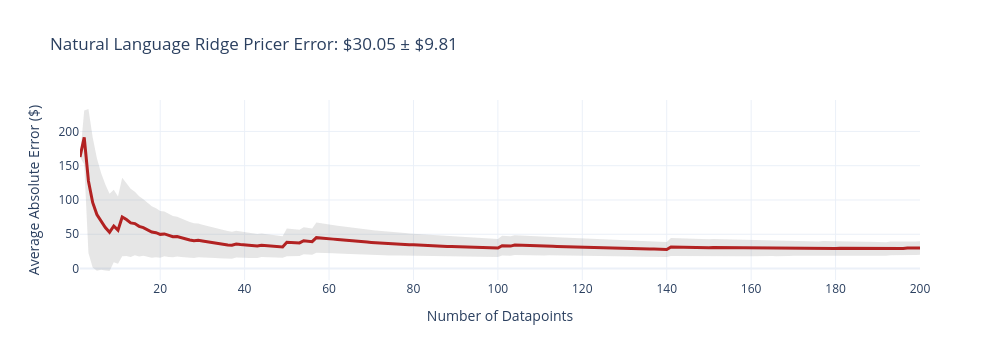
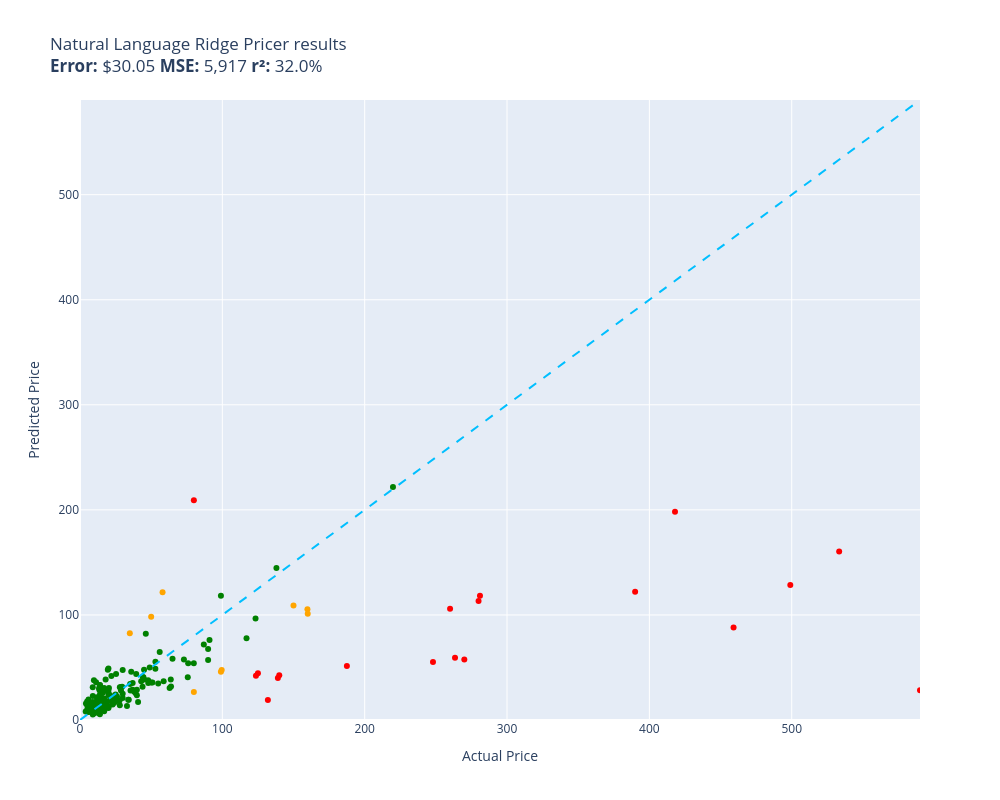

Source (notebook cell) for these figures, in order:
### Code cell
def item_text(item) -> str:
    
    return (
        getattr(item, "summary", None)
        or getattr(item, "full", None)
        or getattr(item, "title", "")
        or ""
    )

def safe_price(item) -> float:
    try:
        return float(getattr(item, "price", 0.0))
    except (TypeError, ValueError):
        return 0.0



prices = np.array([safe_price(item) for item in train], dtype=float)
documents = [item_text(item) for item in train]


y = np.log1p(prices)


vectorizer = TfidfVectorizer(
    max_features=20000,
    stop_words="english",
    ngram_range=(1, 2),
    min_df=2
)
X = vectorizer.fit_transform(documents)


regressor = Ridge(alpha=2.0, random_state=42)
regressor.fit(X, y)



def natural_language_ridge_pricer(item):
    x = vectorizer.transform([item_text(item)])
    pred_log = regressor.predict(x)[0]
    pred = float(np.expm1(pred_log))          
    return max(pred, 0.0)                     



evaluate(natural_language_ridge_pricer, test, size=200, workers=1, verbose=False)

### Figure 1 — Plotly figure (JSON) as saved in the notebook; plotly's stock layout.template omitted (floating-point values rounded to 4 significant figures; data arrays with more than 128 entries replaced by an {"elided": "..."} marker saying what was removed)
{"data": [{"fill": "toself", "fillcolor": "rgba(128,128,128,0.2)", "hoverinfo": "skip", "line": {"color": "rgba(255,255,255,0)"}, "name": "95% CI", "showlegend": false, "type": "scatter", "x": {"elided": "400 int values"}, "y": {"elided": "400 float values"}}, {"customdata": {"elided": "200x1 float values"}, "hovertemplate": "n=%{x}<br>Avg Error=$%{y:,.2f}<br>±95% CI=$%{customdata[0]:,.2f}<extra></extra>", "line": {"color": "firebrick", "width": 3}, "mode": "lines", "name": "Cumulative Avg Error", "type": "scatter", "x": {"elided": "200 int values"}, "y": {"elided": "200 float values"}}], "layout": {"height": 360, "showlegend": false, "title": {"text": "Natural Language Ridge Pricer Error: $30.05 ± $9.81"}, "width": 1000, "xaxis": {"title": {"text": "Number of Datapoints"}}, "yaxis": {"title": {"text": "Average Absolute Error ($)"}}}}

### Figure 2 — Plotly figure (JSON) as saved in the notebook; plotly's stock layout.template omitted (floating-point values rounded to 4 significant figures; data arrays with more than 128 entries replaced by an {"elided": "..."} marker saying what was removed)
{"data": [{"customdata": [["VBENLEM Drop In Ice Chest 21.2L x 16.8W ...\nGuess=$118.21 Actual=$280.99"], ["Canon 5005B002 Document Scanner DR-C125\nGuess=$198.30 Actual=$418.00"], ["Yeastar TG100 NeoGate GSM Gateway VoIP P...\nGuess=$51.33 Actual=$187.50"], ["LJ Hutchen Bb Trumpet with Plush-Lined C...\nGuess=$122.17 Actual=$389.99"], ["Case of 100, Corrugated Brochure Holders...\nGuess=$39.94 Actual=$139.00"], ["Edvotek 284 Laboratory Kit 4 Plant Pigme...\nGuess=$44.51 Actual=$125.00"], ["ZLX-15BT 15-inch 1000-Watt Bluetooth Pow...\nGuess=$160.31 Actual=$533.33"], ["KDC20i Bluetooth Barcode Scanner\nGuess=$57.60 Actual=$270.00"], ["Epiphone Les Paul Muse (Jet Black Metall...\nGuess=$128.58 Actual=$499.00"], ["Panduit LS8E-KIT Thermal Transfer Printe...\nGuess=$87.98 Actual=$459.15"], ["Honeywell 3800G Handheld Barcode Scanner...\nGuess=$55.32 Actual=$247.98"], ["Rapid 105 Electric Stapler\nGuess=$28.24 Actual=$590.12"], ["Vandoren LC01PGP Optimum Bb Clarinet Lig...\nGuess=$19.02 Actual=$131.99"], ["Push Pin Travel Maps Personalized Vintag...\nGuess=$42.60 Actual=$139.99"], ["COSTWAY Compact Laundry Dryer, 110V Elec...\nGuess=$105.79 Actual=$259.99"], ["Rubbermaid 252300Bge Rolling Step Stool ...\nGuess=$42.06 Actual=$123.60"], ["Framed Natural Cork Board Bulletin Board...\nGuess=$59.22 Actual=$263.47"], ["Full Automatic Washing Machine 1.8 Cuft,...\nGuess=$113.37 Actual=$279.99"], ["Monoprice 1x8 Bass Combo Amplifier, 20-W...\nGuess=$209.20 Actual=$79.99"]], "hovertemplate": "%{customdata[0]}<extra></extra>", "legendgroup": "red", "marker": {"color": "red", "size": 6, "symbol": "circle"}, "mode": "markers", "name": "red", "orientation": "v", "showlegend": true, "type": "scatter", "x": [281.0, 418.0, 187.5, 390.0, 139.0, 125.0, 533.3, 270.0, 499.0, 459.1, 248.0, 590.1, 132.0, 140.0, 260.0, 123.6, 263.5, 280.0, 79.99], "xaxis": "x", "y": [118.2, 198.3, 51.33, 122.2, 39.94, 44.51, 160.3, 57.6, 128.6, 87.98, 55.32, 28.24, 19.02, 42.6, 105.8, 42.06, 59.22, 113.4, 209.2], "yaxis": "y"}, {"customdata": {"elided": "172x1 str values"}, "hovertemplate": "%{customdata[0]}<extra></extra>", "legendgroup": "green", "marker": {"color": "green", "size": 6, "symbol": "circle"}, "mode": "markers", "name": "green", "orientation": "v", "showlegend": true, "type": "scatter", "x": {"elided": "172 float values"}, "xaxis": "x", "y": {"elided": "172 float values"}, "yaxis": "y"}, {"customdata": [["JICO replacement Shure N44-7 CLUB stylus\nGuess=$26.62 Actual=$79.99"], ["Plantronics 86700-01 Calisto 620 Bluetoo...\nGuess=$121.59 Actual=$58.00"], ["Nady CM90 Small Diaphragm Condenser Micr...\nGuess=$98.35 Actual=$49.99"], ["Samsung DE92-03960L Range Oven Control B...\nGuess=$105.31 Actual=$159.78"], ["Rhinos 19\" Rack Mount Kit 1U Front Panel...\nGuess=$82.53 Actual=$34.99"], ["Be Green Ink 52D1H00 521H Lexmark Replac...\nGuess=$47.51 Actual=$99.55"], ["Phomemo Portable Thermal Printer M04AS 4...\nGuess=$45.84 Actual=$98.99"], ["CHAUVET DJ (CHDDJ) 2 Quad Color, RGBW & ...\nGuess=$101.07 Actual=$159.99"], ["Glory Bb Pocket Trumpet with Case, Tuner...\nGuess=$108.88 Actual=$149.99"]], "hovertemplate": "%{customdata[0]}<extra></extra>", "legendgroup": "orange", "marker": {"color": "orange", "size": 6, "symbol": "circle"}, "mode": "markers", "name": "orange", "orientation": "v", "showlegend": true, "type": "scatter", "x": [79.99, 58.0, 49.99, 159.8, 34.99, 99.55, 98.99, 160.0, 150.0], "xaxis": "x", "y": [26.62, 121.6, 98.35, 105.3, 82.53, 47.51, 45.84, 101.1, 108.9], "yaxis": "y"}, {"hoverinfo": "skip", "line": {"color": "deepskyblue", "dash": "dash", "width": 2}, "mode": "lines", "name": "y = x", "showlegend": false, "type": "scatter", "x": [0, 590.1], "y": [0, 590.1]}], "layout": {"height": 800, "legend": {"title": {"text": "color"}, "tracegroupgap": 0}, "showlegend": false, "title": {"text": "Natural Language Ridge Pricer results<br><b>Error:</b> $30.05 <b>MSE:</b> 5,917 <b>r²:</b> 32.0%"}, "width": 1000, "xaxis": {"anchor": "y", "domain": [0, 1], "range": [0, 590.1], "title": {"text": "Actual Price"}}, "yaxis": {"anchor": "x", "domain": [0, 1], "range": [0, 590.1], "title": {"text": "Predicted Price"}}}}
